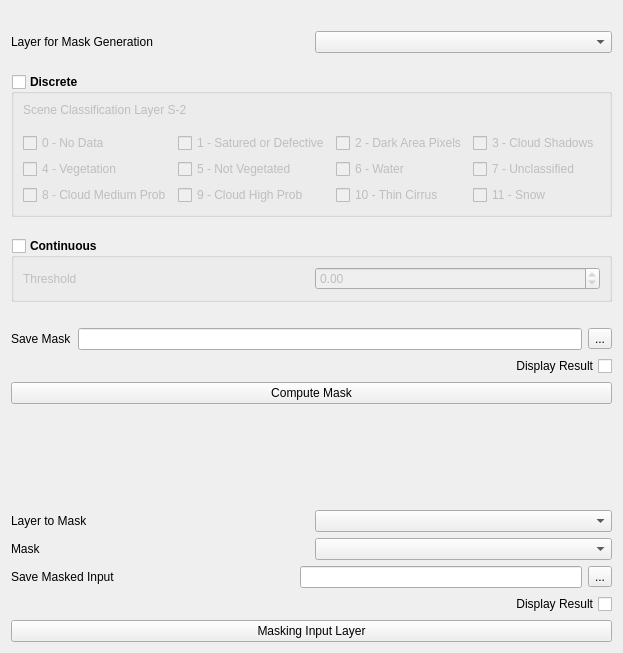
         <widget class="QWidget" name="tab_8">
          <attribute name="title">
           <string>Masking</string>
          </attribute>
          <layout class="QGridLayout" name="gridLayout_6">
           <item row="0" column="0">
            <layout class="QGridLayout" name="gridLayout_10">
             <item row="14" column="0">
              <widget class="QCheckBox" name="checkBox_maskedlayer">
               <property name="sizePolicy">
                <sizepolicy hsizetype="Expanding" vsizetype="Fixed">
                 <horstretch>0</horstretch>
                 <verstretch>0</verstretch>
                </sizepolicy>
               </property>
               <property name="layoutDirection">
                <enum>Qt::RightToLeft</enum>
               </property>
               <property name="text">
                <string>Display Result</string>
               </property>
              </widget>
             </item>
             <item row="0" column="0">
              <spacer name="verticalSpacer_31">
               <property name="orientation">
                <enum>Qt::Vertical</enum>
               </property>
               <property name="sizeType">
                <enum>QSizePolicy::Fixed</enum>
               </property>
               <property name="sizeHint" stdset="0">
                <size>
                 <width>20</width>
                 <height>20</height>
                </size>
               </property>
              </spacer>
             </item>
             <item row="15" column="0">
              <widget class="QPushButton" name="pushButton_maskinglayer">
               <property name="sizePolicy">
                <sizepolicy hsizetype="Expanding" vsizetype="Fixed">
                 <horstretch>0</horstretch>
                 <verstretch>0</verstretch>
                </sizepolicy>
               </property>
               <property name="text">
                <string>Masking Input Layer</string>
               </property>
              </widget>
             </item>
             <item row="2" column="0">
              <spacer name="verticalSpacer_27">
               <property name="orientation">
                <enum>Qt::Vertical</enum>
               </property>
               <property name="sizeType">
                <enum>QSizePolicy::Fixed</enum>
               </property>
               <property name="sizeHint" stdset="0">
                <size>
                 <width>20</width>
                 <height>15</height>
                </size>
               </property>
              </spacer>
             </item>
             <item row="13" column="0">
              <layout class="QHBoxLayout" name="horizontalLayout_8">
               <item>
                <widget class="QLabel" name="label_9">
                 <property name="sizePolicy">
                  <sizepolicy hsizetype="Expanding" vsizetype="Preferred">
                   <horstretch>0</horstretch>
                   <verstretch>0</verstretch>
                  </sizepolicy>
                 </property>
                 <property name="text">
                  <string>Save Masked Input </string>
                 </property>
                </widget>
               </item>
               <item>
                <widget class="QLineEdit" name="lineEdit_maskedlayer"/>
               </item>
               <item>
                <widget class="QToolButton" name="toolButton_savemaskedlayer">
                 <property name="text">
                  <string>...</string>
                 </property>
                </widget>
               </item>
              </layout>
             </item>
             <item row="1" column="0">
              <layout class="QHBoxLayout" name="horizontalLayout_15">
               <item>
                <widget class="QLabel" name="label_10">
                 <property name="sizePolicy">
                  <sizepolicy hsizetype="Expanding" vsizetype="Preferred">
                   <horstretch>0</horstretch>
                   <verstretch>0</verstretch>
                  </sizepolicy>
                 </property>
                 <property name="text">
                  <string>Layer for Mask Generation</string>
                 </property>
                </widget>
               </item>
               <item>
                <widget class="QgsMapLayerComboBox" name="mMapLayerComboBox_maskgenaration">
                 <property name="sizePolicy">
                  <sizepolicy hsizetype="Expanding" vsizetype="Fixed">
                   <horstretch>0</horstretch>
                   <verstretch>0</verstretch>
                  </sizepolicy>
                 </property>
                 <property name="currentIndex">
                  <number>-1</number>
                 </property>
                 <property name="allowEmptyLayer">
                  <bool>true</bool>
                 </property>
                </widget>
               </item>
              </layout>
             </item>
             <item row="10" column="0">
              <spacer name="verticalSpacer_4">
               <property name="orientation">
                <enum>Qt::Vertical</enum>
               </property>
               <property name="sizeType">
                <enum>QSizePolicy::Fixed</enum>
               </property>
               <property name="sizeHint" stdset="0">
                <size>
                 <width>20</width>
                 <height>100</height>
                </size>
               </property>
              </spacer>
             </item>
             <item row="7" column="0">
              <layout class="QHBoxLayout" name="horizontalLayout_19">
               <item>
                <widget class="QLabel" name="label_6">
                 <property name="text">
                  <string>Save Mask</string>
                 </property>
                </widget>
               </item>
               <item>
                <widget class="QLineEdit" name="lineEdit_mask"/>
               </item>
               <item>
                <widget class="QToolButton" name="toolButton_savemask">
                 <property name="text">
                  <string>...</string>
                 </property>
                </widget>
               </item>
              </layout>
             </item>
             <item row="12" column="0">
              <layout class="QHBoxLayout" name="horizontalLayout_20">
               <item>
                <widget class="QLabel" name="label_8">
                 <property name="sizePolicy">
                  <sizepolicy hsizetype="Expanding" vsizetype="Fixed">
                   <horstretch>0</horstretch>
                   <verstretch>0</verstretch>
                  </sizepolicy>
                 </property>
                 <property name="text">
                  <string>Mask</string>
                 </property>
                </widget>
               </item>
               <item>
                <widget class="QgsMapLayerComboBox" name="mMapLayerComboBox_mask">
                 <property name="sizePolicy">
                  <sizepolicy hsizetype="Expanding" vsizetype="Fixed">
                   <horstretch>0</horstretch>
                   <verstretch>0</verstretch>
                  </sizepolicy>
                 </property>
                 <property name="currentIndex">
                  <number>0</number>
                 </property>
                 <property name="allowEmptyLayer">
                  <bool>true</bool>
                 </property>
                </widget>
               </item>
              </layout>
             </item>
             <item row="5" column="0">
              <widget class="QGroupBox" name="groupBox_continuos">
               <property name="sizePolicy">
                <sizepolicy hsizetype="Expanding" vsizetype="Fixed">
                 <horstretch>0</horstretch>
                 <verstretch>0</verstretch>
                </sizepolicy>
               </property>
               <property name="font">
                <font>
                 <weight>75</weight>
                 <bold>true</bold>
                </font>
               </property>
               <property name="title">
                <string>Continuous</string>
               </property>
               <property name="checkable">
                <bool>true</bool>
               </property>
               <property name="checked">
                <bool>false</bool>
               </property>
               <layout class="QGridLayout" name="gridLayout_20">
                <item row="0" column="0">
                 <layout class="QGridLayout" name="gridLayout_19">
                  <item row="0" column="0">
                   <widget class="QLabel" name="label_11">
                    <property name="font">
                     <font>
                      <weight>50</weight>
                      <bold>false</bold>
                     </font>
                    </property>
                    <property name="text">
                     <string>Threshold</string>
                    </property>
                   </widget>
                  </item>
                  <item row="0" column="1">
                   <widget class="QDoubleSpinBox" name="doubleSpinBox_mask">
                    <property name="font">
                     <font>
                      <weight>50</weight>
                      <bold>false</bold>
                     </font>
                    </property>
                    <property name="layoutDirection">
                     <enum>Qt::LeftToRight</enum>
                    </property>
                    <property name="decimals">
                     <number>2</number>
                    </property>
                    <property name="minimum">
                     <double>-99999.000000000000000</double>
                    </property>
                    <property name="maximum">
                     <double>9999.000000000000000</double>
                    </property>
                    <property name="singleStep">
                     <double>0.010000000000000</double>
                    </property>
                   </widget>
                  </item>
                 </layout>
                </item>
               </layout>
              </widget>
             </item>
             <item row="11" column="0">
              <layout class="QHBoxLayout" name="horizontalLayout_18">
               <item>
                <widget class="QLabel" name="label_7">
                 <property name="sizePolicy">
                  <sizepolicy hsizetype="Expanding" vsizetype="Preferred">
                   <horstretch>0</horstretch>
                   <verstretch>0</verstretch>
                  </sizepolicy>
                 </property>
                 <property name="text">
                  <string>Layer to Mask</string>
                 </property>
                </widget>
               </item>
               <item>
                <widget class="QgsMapLayerComboBox" name="mMapLayerComboBox_layer2mask">
                 <property name="sizePolicy">
                  <sizepolicy hsizetype="Expanding" vsizetype="Fixed">
                   <horstretch>0</horstretch>
                   <verstretch>0</verstretch>
                  </sizepolicy>
                 </property>
                 <property name="currentText">
                  <string/>
                 </property>
                 <property name="currentIndex">
                  <number>-1</number>
                 </property>
                 <property name="placeholderText">
                  <string>Select Layer</string>
                 </property>
                 <property name="allowEmptyLayer">
                  <bool>true</bool>
                 </property>
                </widget>
               </item>
              </layout>
             </item>
             <item row="9" column="0">
              <widget class="QPushButton" name="pushButton_computemask">
               <property name="sizePolicy">
                <sizepolicy hsizetype="Expanding" vsizetype="Fixed">
                 <horstretch>0</horstretch>
                 <verstretch>0</verstretch>
                </sizepolicy>
               </property>
               <property name="text">
                <string>Compute Mask</string>
               </property>
              </widget>
             </item>
             <item row="4" column="0">
              <spacer name="verticalSpacer_22">
               <property name="orientation">
                <enum>Qt::Vertical</enum>
               </property>
               <property name="sizeType">
                <enum>QSizePolicy::Fixed</enum>
               </property>
               <property name="sizeHint" stdset="0">
                <size>
                 <width>20</width>
                 <height>15</height>
                </size>
               </property>
              </spacer>
             </item>
             <item row="8" column="0">
              <widget class="QCheckBox" name="checkBox_mask">
               <property name="sizePolicy">
                <sizepolicy hsizetype="Expanding" vsizetype="Fixed">
                 <horstretch>0</horstretch>
                 <verstretch>0</verstretch>
                </sizepolicy>
               </property>
               <property name="layoutDirection">
                <enum>Qt::RightToLeft</enum>
               </property>
               <property name="text">
                <string>Display Result</string>
               </property>
              </widget>
             </item>
             <item row="3" column="0">
              <widget class="QGroupBox" name="groupBox_discrete">
               <property name="sizePolicy">
                <sizepolicy hsizetype="Expanding" vsizetype="Fixed">
                 <horstretch>0</horstretch>
                 <verstretch>0</verstretch>
                </sizepolicy>
               </property>
               <property name="font">
                <font>
                 <weight>75</weight>
                 <bold>true</bold>
                </font>
               </property>
               <property name="title">
                <string>Discrete </string>
               </property>
               <property name="checkable">
                <bool>true</bool>
               </property>
               <property name="checked">
                <bool>false</bool>
               </property>
               <layout class="QGridLayout" name="gridLayout_21">
                <item row="5" column="0">
                 <widget class="QCheckBox" name="Classe_8">
                  <property name="font">
                   <font>
                    <weight>50</weight>
                    <bold>false</bold>
                   </font>
                  </property>
                  <property name="text">
                   <string>8 - Cloud Medium Prob</string>
                  </property>
                 </widget>
                </item>
                <item row="4" column="0">
                 <widget class="QCheckBox" name="Classe_4">
                  <property name="font">
                   <font>
                    <weight>50</weight>
                    <bold>false</bold>
                   </font>
                  </property>
                  <property name="text">
                   <string>4 - Vegetation</string>
                  </property>
                 </widget>
                </item>
                <item row="5" column="3">
                 <widget class="QCheckBox" name="Classe_11">
                  <property name="font">
                   <font>
                    <weight>50</weight>
                    <bold>false</bold>
                   </font>
                  </property>
                  <property name="text">
                   <string>11 - Snow</string>
                  </property>
                 </widget>
                </item>
                <item row="3" column="3">
                 <widget class="QCheckBox" name="Classe_3">
                  <property name="font">
                   <font>
                    <weight>50</weight>
                    <bold>false</bold>
                   </font>
                  </property>
                  <property name="text">
                   <string>3 - Cloud Shadows</string>
                  </property>
                 </widget>
                </item>
                <item row="4" column="1">
                 <widget class="QCheckBox" name="Classe_5">
                  <property name="font">
                   <font>
                    <weight>50</weight>
                    <bold>false</bold>
                   </font>
                  </property>
                  <property name="text">
                   <string>5 - Not Vegetated</string>
                  </property>
                 </widget>
                </item>
                <item row="4" column="2">
                 <widget class="QCheckBox" name="Classe_6">
                  <property name="font">
                   <font>
                    <weight>50</weight>
                    <bold>false</bold>
                   </font>
                  </property>
                  <property name="text">
                   <string>6 - Water</string>
                  </property>
                 </widget>
                </item>
                <item row="3" column="0">
                 <widget class="QCheckBox" name="Classe_0">
                  <property name="font">
                   <font>
                    <weight>50</weight>
                    <bold>false</bold>
                   </font>
                  </property>
                  <property name="text">
                   <string>0 - No Data </string>
                  </property>
                 </widget>
                </item>
                <item row="5" column="1">
                 <widget class="QCheckBox" name="Classe_9">
                  <property name="font">
                   <font>
                    <weight>50</weight>
                    <bold>false</bold>
                   </font>
                  </property>
                  <property name="text">
                   <string>9 - Cloud High Prob</string>
                  </property>
                 </widget>
                </item>
                <item row="3" column="1">
                 <widget class="QCheckBox" name="Classe_1">
                  <property name="font">
                   <font>
                    <weight>50</weight>
                    <bold>false</bold>
                   </font>
                  </property>
                  <property name="text">
                   <string>1 - Satured or Defective</string>
                  </property>
                 </widget>
                </item>
                <item row="5" column="2">
                 <widget class="QCheckBox" name="Classe_10">
                  <property name="font">
                   <font>
                    <weight>50</weight>
                    <bold>false</bold>
                   </font>
                  </property>
                  <property name="text">
                   <string>10 - Thin Cirrus</string>
                  </property>
                 </widget>
                </item>
                <item row="2" column="0">
                 <spacer name="verticalSpacer_8">
                  <property name="orientation">
                   <enum>Qt::Vertical</enum>
                  </property>
                  <property name="sizeType">
                   <enum>QSizePolicy::Fixed</enum>
                  </property>
                  <property name="sizeHint" stdset="0">
                   <size>
                    <width>20</width>
                    <height>10</height>
                   </size>
                  </property>
                 </spacer>
                </item>
                <item row="4" column="3">
                 <widget class="QCheckBox" name="Classe_7">
                  <property name="font">
                   <font>
                    <weight>50</weight>
                    <bold>false</bold>
                   </font>
                  </property>
                  <property name="text">
                   <string>7 - Unclassified</string>
                  </property>
                 </widget>
                </item>
                <item row="3" column="2">
                 <widget class="QCheckBox" name="Classe_2">
                  <property name="font">
                   <font>
                    <weight>50</weight>
                    <bold>false</bold>
                   </font>
                  </property>
                  <property name="text">
                   <string>2 - Dark Area Pixels</string>
                  </property>
                 </widget>
                </item>
                <item row="1" column="0" colspan="2">
                 <widget class="QLabel" name="label_12">
                  <property name="font">
                   <font>
                    <weight>50</weight>
                    <bold>false</bold>
                   </font>
                  </property>
                  <property name="text">
                   <string>Scene Classification Layer S-2</string>
                  </property>
                 </widget>
                </item>
               </layout>
              </widget>
             </item>
             <item row="6" column="0">
              <spacer name="verticalSpacer_35">
               <property name="orientation">
                <enum>Qt::Vertical</enum>
               </property>
               <property name="sizeType">
                <enum>QSizePolicy::Fixed</enum>
               </property>
               <property name="sizeHint" stdset="0">
                <size>
                 <width>20</width>
                 <height>20</height>
                </size>
               </property>
              </spacer>
             </item>
            </layout>
           </item>
          </layout>
         </widget>
